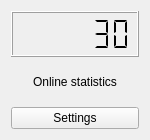
<?xml version="1.0" encoding="UTF-8"?>
<ui version="4.0">
 <class>StatisticTimes</class>
 <widget class="QWidget" name="StatisticTimes">
  <property name="geometry">
   <rect>
    <x>0</x>
    <y>0</y>
    <width>150</width>
    <height>140</height>
   </rect>
  </property>
  <property name="minimumSize">
   <size>
    <width>150</width>
    <height>140</height>
   </size>
  </property>
  <property name="maximumSize">
   <size>
    <width>150</width>
    <height>140</height>
   </size>
  </property>
  <property name="windowTitle">
   <string>Sedentary statistics timer</string>
  </property>
  <layout class="QVBoxLayout" name="verticalLayout_2">
   <property name="sizeConstraint">
    <enum>QLayout::SetMinimumSize</enum>
   </property>
   <item>
    <layout class="QVBoxLayout" name="verticalLayout">
     <property name="spacing">
      <number>2</number>
     </property>
     <property name="sizeConstraint">
      <enum>QLayout::SetMinimumSize</enum>
     </property>
     <item>
      <widget class="QLCDNumber" name="lcdCurrentTime">
       <property name="font">
        <font>
         <pointsize>16</pointsize>
         <weight>50</weight>
         <bold>false</bold>
        </font>
       </property>
       <property name="frameShape">
        <enum>QFrame::Box</enum>
       </property>
       <property name="lineWidth">
        <number>1</number>
       </property>
       <property name="smallDecimalPoint">
        <bool>true</bool>
       </property>
       <property name="digitCount">
        <number>6</number>
       </property>
       <property name="segmentStyle">
        <enum>QLCDNumber::Flat</enum>
       </property>
       <property name="intValue" stdset="0">
        <number>30</number>
       </property>
      </widget>
     </item>
     <item alignment="Qt::AlignHCenter">
      <widget class="QLabel" name="label">
       <property name="text">
        <string>Online statistics</string>
       </property>
      </widget>
     </item>
     <item>
      <widget class="QPushButton" name="btnSettings">
       <property name="text">
        <string>Settings</string>
       </property>
      </widget>
     </item>
    </layout>
   </item>
  </layout>
 </widget>
 <resources/>
 <connections/>
</ui>
